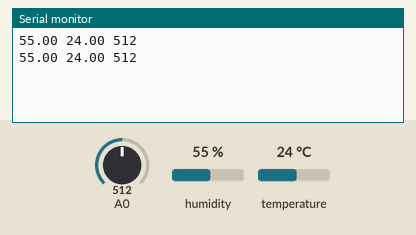
Bench run of a sketch on a simulated Arduino Uno, built with avr-gcc and run on an emulated ATmega328P. On the bench: the last lines printed to the serial monitor. The inputs (shaded band) are chosen by the test bench; at power-on: humidity 55 %, A0 = 512, temperature 24 °C.

Above: at 1.8 s.
1.9 s: humidity set to 22 %
At 2.9 s:
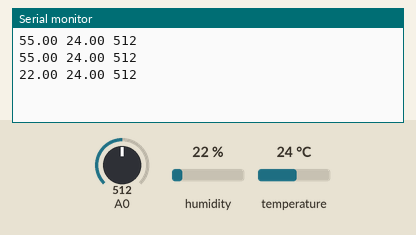
3.4 s: A0 set to 716
At 4.7 s:
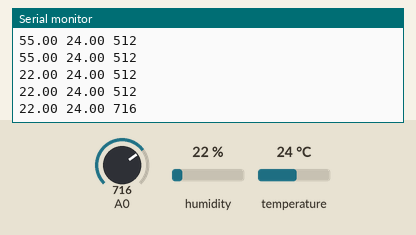
4.9 s: temperature set to 12 °C
At 5.9 s:
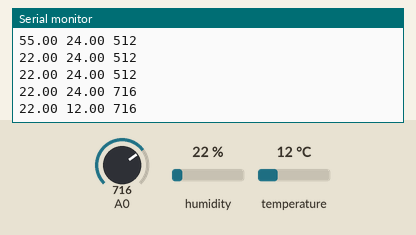
6.4 s: A0 set to 900
At 7.7 s:
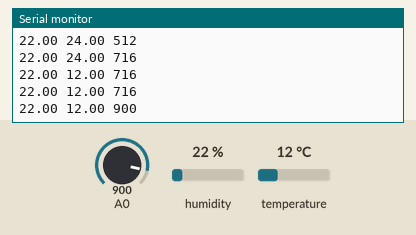
7.9 s: humidity set to 40 %
At 9.0 s:
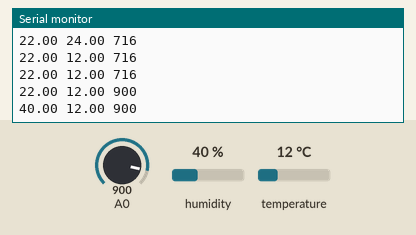
Timing chart, 0 to 10.4 s (numbered marks = the images above; inputs shaded):
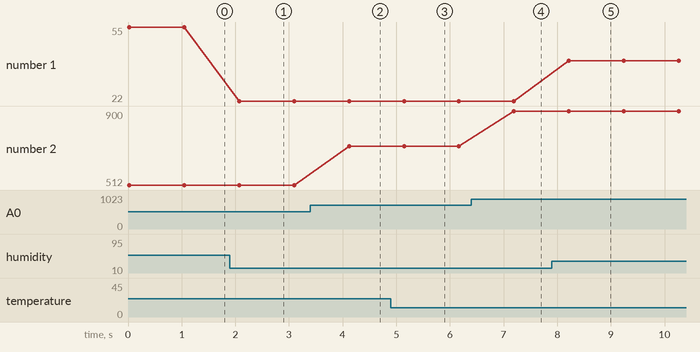

Measured:
- after the input at 1.9 s, the serial monitor: prints a new line after 0.17 s (image 1)
- after the input at 3.4 s, the serial monitor: prints a new line after 0.72 s (image 2)
- after the input at 4.9 s, the serial monitor: prints a new line after 0.24 s (image 3)
- after the input at 6.4 s, the serial monitor: prints a new line after 0.79 s (image 4)
- after the input at 7.9 s, the serial monitor: prints a new line after 0.32 s (image 5)
- plotted number 1: 55 → 22 after the input at 1.9 s, 22 → 40 after the input at 7.9 s
- plotted number 2: 512 → 716 after the input at 3.4 s, 716 → 900 after the input at 6.4 s

The sketch:

arduino-sketch.ino
```cpp
#include <dht.h>
dht DHT;
int sensorValue;
#define DHT11_PIN 5

void setup()
{
  Serial.begin(9600);
}

void loop()
{
  int chk = DHT.read11(DHT11_PIN);
  String data;
  sensorValue = analogRead(0);
  data= String(DHT.humidity)+' '+String(DHT.temperature)+' '+String(sensorValue);
  Serial.println(data);
  delay(1000);
}
```
